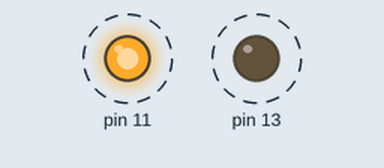
Bench run of a sketch on a simulated Arduino Uno, built with avr-gcc and run on an emulated ATmega328P. On the bench: output pins drawn as LEDs (lit = HIGH). Dashed ring = blinking.

Above: at 0.5 s.
Timing chart, 0 to 4.6 s (numbered marks = the images above):
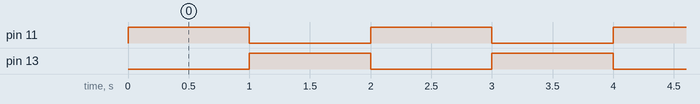

The sketch:

Alternate_LED_Blinking.ino
```cpp
void setup() {
  // put your setup code here, to run once:
  pinMode(11, OUTPUT);
  pinMode(13, OUTPUT);
}

void loop() {
  // put your main code here, to run repeatedly:
  digitalWrite(11, HIGH);
  digitalWrite(13, LOW);
  delay(1000);
  digitalWrite(11, LOW);
  digitalWrite(13, HIGH);
  delay(1000);
}
```

Measured:
- by itself, pin 11, pin 13: alternates HIGH for 1.0 s and LOW for 1.0 s
